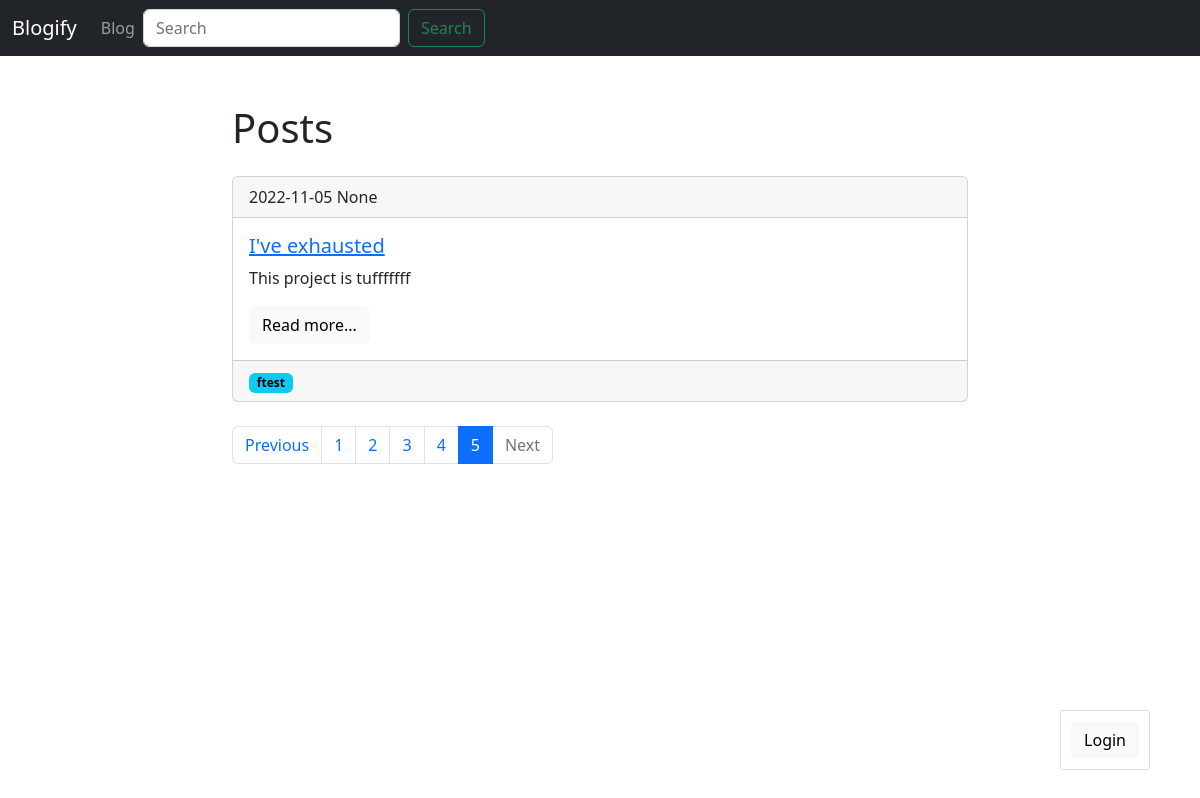
The app's page /?page=5 with its own data.
### models.py (models this page shows, shortened)
class Post(db.Model):
    id = db.Column(db.Integer, primary_key=True)
    title = db.Column(db.String(140))
    slug = db.Column(db.String(140), unique=True)
    body = db.Column(db.Text)
    author = db.Column(db.String(50))
    created = db.Column(db.DateTime, default=datetime.now())
    tags = db.relationship('Tag', secondary=posts_tags,
    backref=db.backref('posts'), lazy='dynamic')

class Tag(db.Model):
    id = db.Column(db.Integer, primary_key=True)
    title = db.Column(db.String(140))
    slug = db.Column(db.String(140), unique=True)

### views.py (the view)
@app.route('/')
def index():
    q = request.args.get('q')
    if q:
        posts = Post.query.filter(Post.title.contains(q) |
        Post.body.contains(q))
    else:
        posts = Post.query.order_by(Post.created.desc())
    page = request.args.get('page')
    if page and page.isdigit():
        page = int(page)
    else:
        page = 1
    pages = posts.paginate(page=page, per_page=1)
    return render_template('posts/posts.html', posts=posts,
    pages=pages)

### posts/templates/posts/posts.html (shortened to what this page needs)
{% extends 'base.html' %}
{% block content %}
    <h1>Posts</h1>
    {% for post in pages.items %}
        {% include 'posts/includes/card.html' %}
    {% endfor %}
    <nav aria-label="...">
      <ul class="pagination">
        <li class="page-item ">
          <a class="page-link" href="./?page={{
          pages.prev_num }}">Previous</a>
        </li>
        {% for page in pages.iter_pages() %}
            <li class="page-item {% if page ==pages.page %} active {% endif %}">
              <a class="page-link" href="./?page={{ page
              }}">{{ page }} </a>
        </li>
      {% endfor %}
        <li class="page-item {% if not pages.has_next %}
        disabled {% endif %}">
          <a class="page-link" href="./?page={{
          pages.next_num }}">Next</a>
        </li>
      </ul>
    </nav>
{% endblock %}

### posts/templates/posts/includes/card.html
<div class="card mb-4 mt-4">
  <div class="card-header">
    {{ post.created.date() }}
    {{ post.author }}
  </div>
  <div class="card-body">
    <h5 class="card-title">
      <a href="{{ url_for('posts.post_detail', slug=post.slug) }}">{{ post.title }}</a>
      </h5>
    <p class="card-text">{{ post.body }}</p>
    <a href="{{ url_for('posts.post_detail', slug=post.slug) }}" class="btn btn-light">Read more...</a>
  </div>
  {% if post.tags.count() %}
  <div class="card-footer text-muted">
    {% for tag in post.tags %}
    <a href="{{ url_for('posts.tag_detail', slug=tag.slug) }}">
      <span class="badge text-bg-info">{{ tag.title }}</span></a>
    {% endfor %}
  </div>
  {% endif %}
</div>

### records on screen
Post: created "2022-11-05", author "None", title "I've exhausted", body "This project is tufffffff"
Tag: title "ftest"

### other values on screen
{{ page }} "1" "2" "3" "4" "5"
